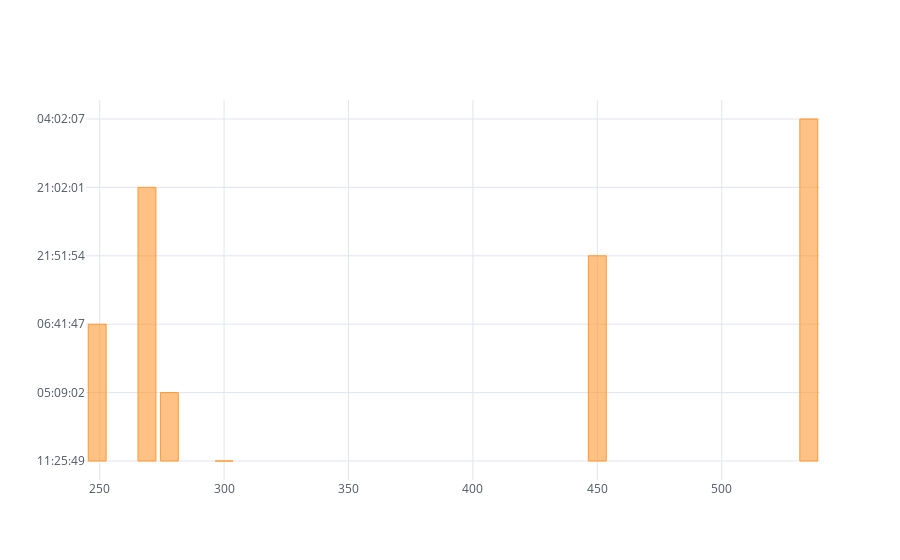
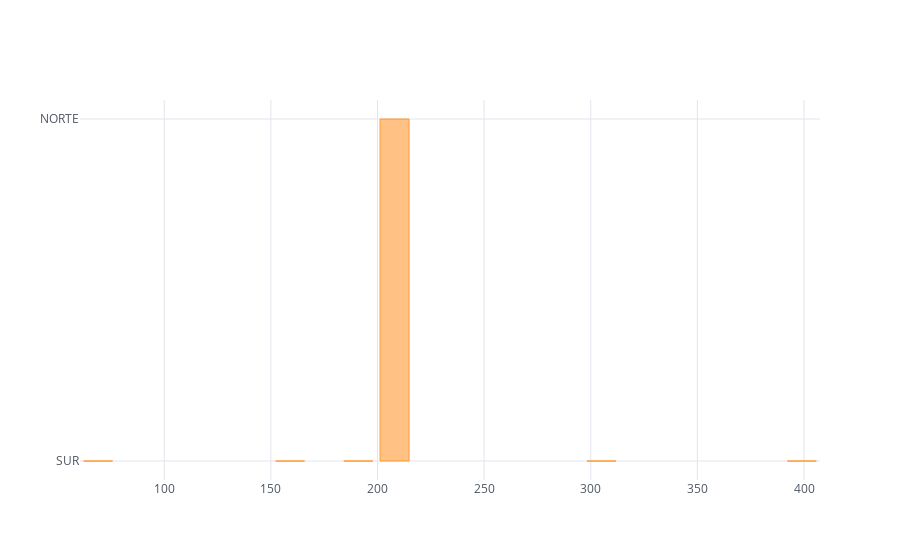
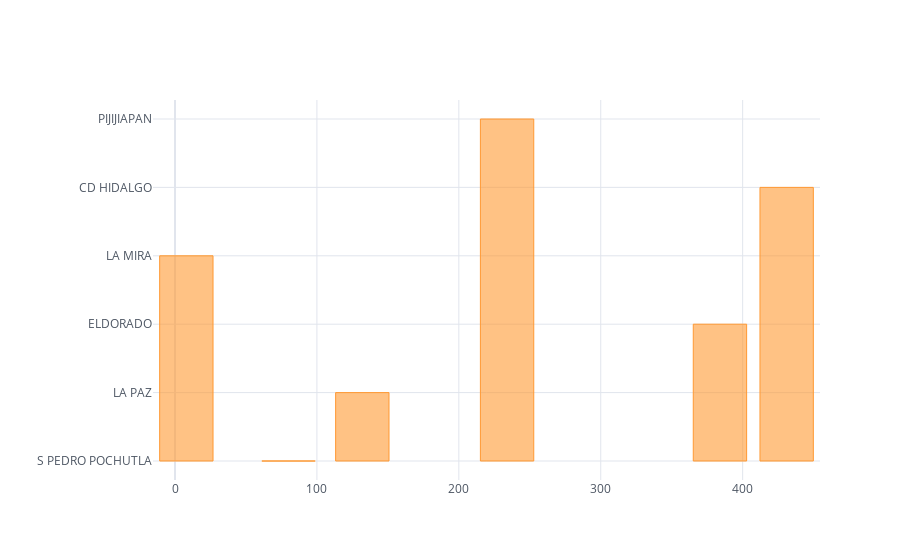
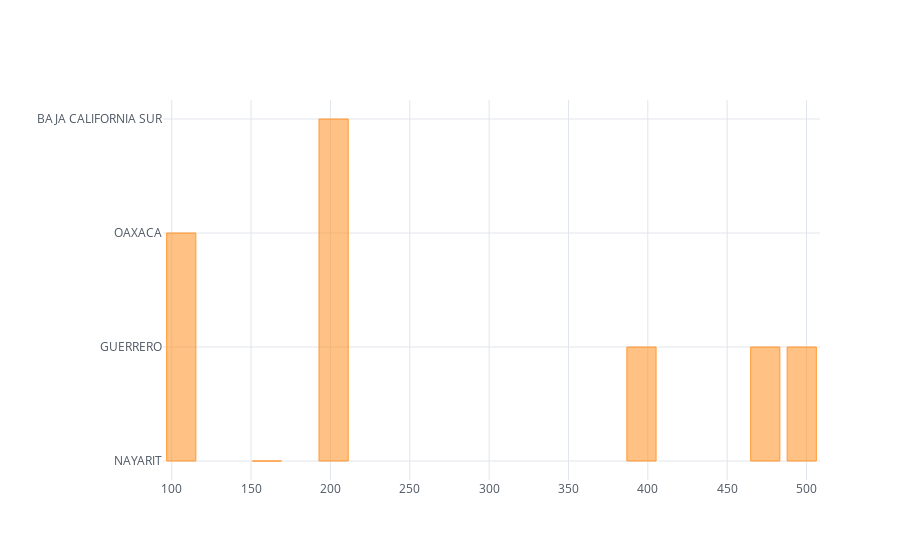

Notebook source saved alongside these figures, in order:
### Markdown cell above
#### Gráficas de Variables categóricas (Barras)

### Code cell
for x in df[var_categorica]:
    print(x)
    df.sample(frac=0.01)[x].iplot(kind="bar",theme="white")

### Figure 1 — Plotly figure (JSON) as saved in the notebook; plotly's stock layout.template omitted (floating-point values rounded to 4 significant figures)
{"data": [{"marker": {"color": "rgba(255, 153, 51, 0.6)", "line": {"color": "rgba(255, 153, 51, 1.0)", "width": 1}}, "name": "HORA", "orientation": "v", "text": "", "type": "bar", "x": [300, 278, 249, 450, 269, 535], "y": ["11:25:49", "05:09:02", "06:41:47", "21:51:54", "21:02:01", "04:02:07"]}], "layout": {"legend": {"bgcolor": "#FFFFFF", "font": {"color": "#4D5663"}}, "paper_bgcolor": "#FFFFFF", "plot_bgcolor": "#FFFFFF", "title": {"font": {"color": "#4D5663"}}, "xaxis": {"gridcolor": "#E1E5ED", "showgrid": true, "tickfont": {"color": "#4D5663"}, "title": {"font": {"color": "#4D5663"}, "text": ""}, "zerolinecolor": "#E1E5ED"}, "yaxis": {"gridcolor": "#E1E5ED", "showgrid": true, "tickfont": {"color": "#4D5663"}, "title": {"font": {"color": "#4D5663"}, "text": ""}, "zerolinecolor": "#E1E5ED"}}}

### Figure 2 — Plotly figure (JSON) as saved in the notebook; plotly's stock layout.template omitted (floating-point values rounded to 4 significant figures)
{"data": [{"marker": {"color": "rgba(255, 153, 51, 0.6)", "line": {"color": "rgba(255, 153, 51, 1.0)", "width": 1}}, "name": "ZONA", "orientation": "v", "text": "", "type": "bar", "x": [69, 208, 399, 305, 191, 159], "y": ["SUR", "NORTE", "SUR", "SUR", "SUR", "SUR"]}], "layout": {"legend": {"bgcolor": "#FFFFFF", "font": {"color": "#4D5663"}}, "paper_bgcolor": "#FFFFFF", "plot_bgcolor": "#FFFFFF", "title": {"font": {"color": "#4D5663"}}, "xaxis": {"gridcolor": "#E1E5ED", "showgrid": true, "tickfont": {"color": "#4D5663"}, "title": {"font": {"color": "#4D5663"}, "text": ""}, "zerolinecolor": "#E1E5ED"}, "yaxis": {"gridcolor": "#E1E5ED", "showgrid": true, "tickfont": {"color": "#4D5663"}, "title": {"font": {"color": "#4D5663"}, "text": ""}, "zerolinecolor": "#E1E5ED"}}}

### Figure 3 — Plotly figure (JSON) as saved in the notebook; plotly's stock layout.template omitted (floating-point values rounded to 4 significant figures)
{"data": [{"marker": {"color": "rgba(255, 153, 51, 0.6)", "line": {"color": "rgba(255, 153, 51, 1.0)", "width": 1}}, "name": "MUNICIPIO", "orientation": "v", "text": "", "type": "bar", "x": [80, 132, 384, 8, 431, 234], "y": ["S PEDRO POCHUTLA", "LA PAZ", "ELDORADO", "LA MIRA", "CD HIDALGO", "PIJIJIAPAN"]}], "layout": {"legend": {"bgcolor": "#FFFFFF", "font": {"color": "#4D5663"}}, "paper_bgcolor": "#FFFFFF", "plot_bgcolor": "#FFFFFF", "title": {"font": {"color": "#4D5663"}}, "xaxis": {"gridcolor": "#E1E5ED", "showgrid": true, "tickfont": {"color": "#4D5663"}, "title": {"font": {"color": "#4D5663"}, "text": ""}, "zerolinecolor": "#E1E5ED"}, "yaxis": {"gridcolor": "#E1E5ED", "showgrid": true, "tickfont": {"color": "#4D5663"}, "title": {"font": {"color": "#4D5663"}, "text": ""}, "zerolinecolor": "#E1E5ED"}}}

### Figure 4 — Plotly figure (JSON) as saved in the notebook; plotly's stock layout.template omitted (floating-point values rounded to 4 significant figures)
{"data": [{"marker": {"color": "rgba(255, 153, 51, 0.6)", "line": {"color": "rgba(255, 153, 51, 1.0)", "width": 1}}, "name": "ESTADO", "orientation": "v", "text": "", "type": "bar", "x": [160, 474, 396, 497, 106, 202], "y": ["NAYARIT", "GUERRERO", "GUERRERO", "GUERRERO", "OAXACA", "BAJA CALIFORNIA SUR"]}], "layout": {"legend": {"bgcolor": "#FFFFFF", "font": {"color": "#4D5663"}}, "paper_bgcolor": "#FFFFFF", "plot_bgcolor": "#FFFFFF", "title": {"font": {"color": "#4D5663"}}, "xaxis": {"gridcolor": "#E1E5ED", "showgrid": true, "tickfont": {"color": "#4D5663"}, "title": {"font": {"color": "#4D5663"}, "text": ""}, "zerolinecolor": "#E1E5ED"}, "yaxis": {"gridcolor": "#E1E5ED", "showgrid": true, "tickfont": {"color": "#4D5663"}, "title": {"font": {"color": "#4D5663"}, "text": ""}, "zerolinecolor": "#E1E5ED"}}}
